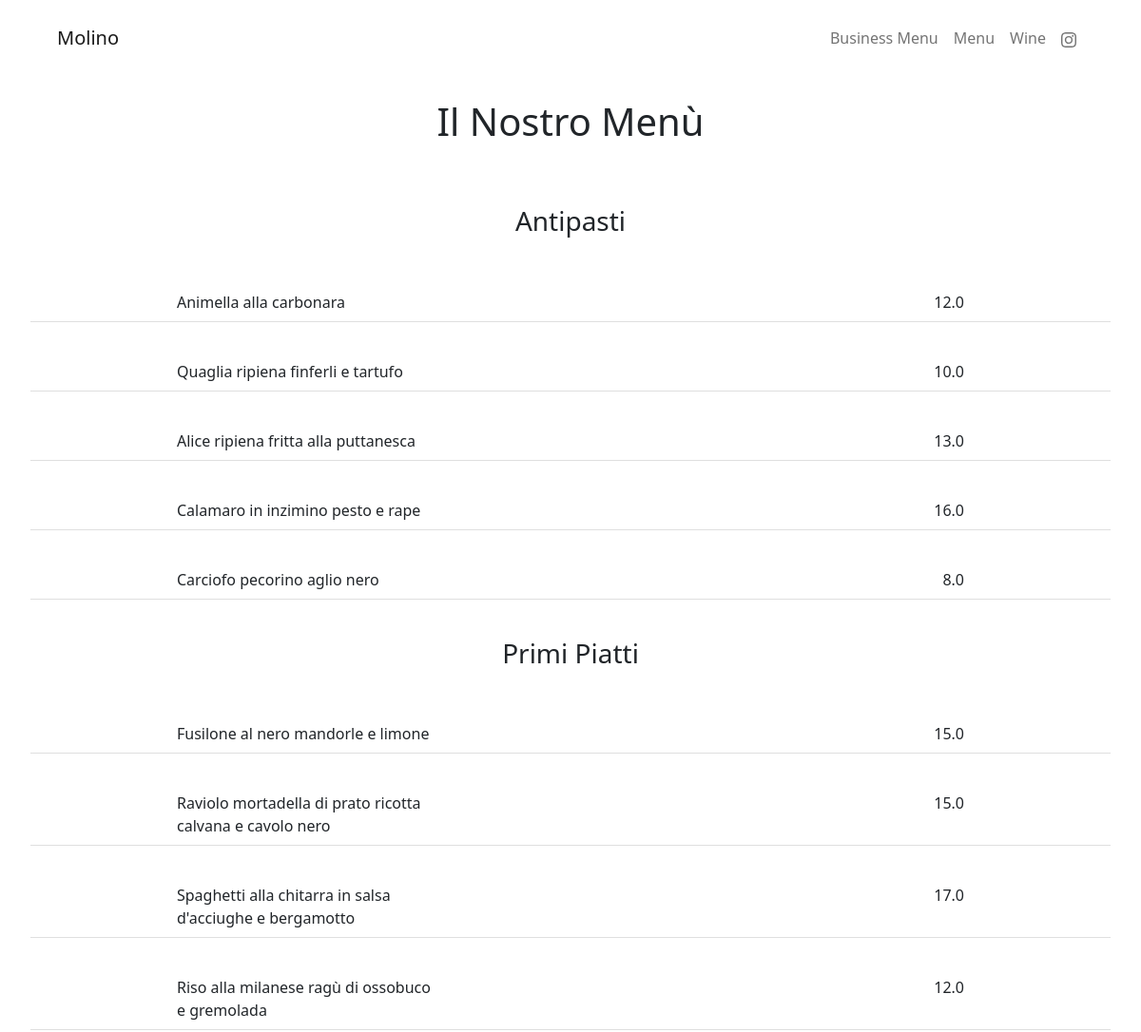
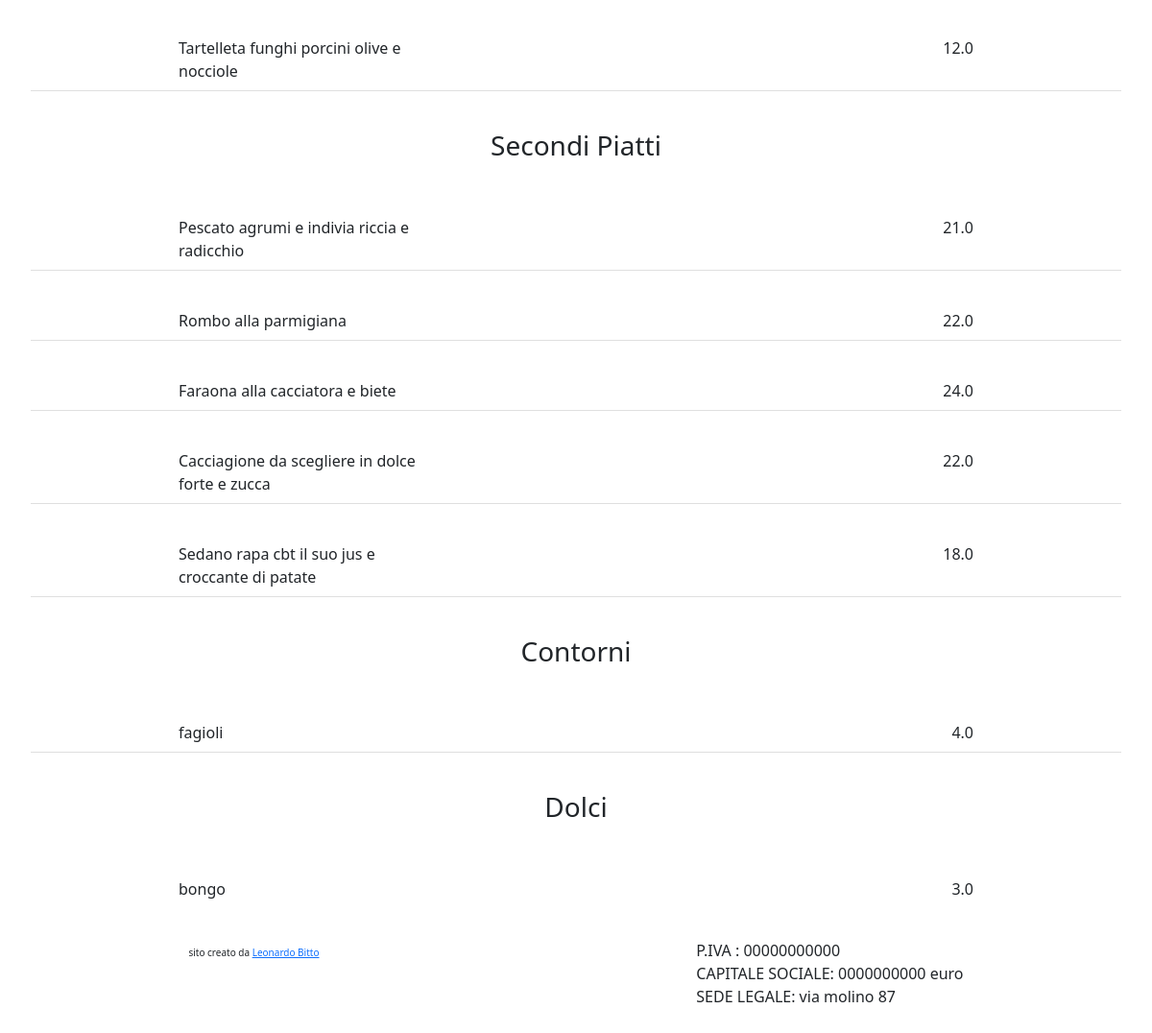
The page /menu on the database its author committed (2 pictures, top to bottom).
### website/models.py (models this page shows, shortened)
class Entree(models.Model):
    name = models.CharField(max_length=100, null=True)
    price = models.FloatField()
    description = models.TextField(blank = True, null = True)

class First_dish(models.Model):
    name = models.CharField(max_length=100, null=True)
    price = models.FloatField()
    description = models.TextField(blank = True, null = True)
    class Meta:
        verbose_name_plural = 'First_dishes'

class Second_dish(models.Model):
    name = models.CharField(max_length=100, null=True)
    price = models.FloatField()
    description = models.TextField(blank = True, null = True)
    class Meta:
        verbose_name_plural = 'Second_dishes'

class Side_dish(models.Model):
    name = models.CharField(max_length=100, null=True)
    price = models.FloatField()
    description = models.TextField(blank = True, null = True)
    class Meta:
        verbose_name_plural = 'Side_dishes'

class Dessert(models.Model):
    name = models.CharField(max_length=100, null=True)
    price = models.FloatField()
    description = models.TextField(blank = True, null = True)

### website/views.py (the view)
# urls.py: path('menu', views.menu, name="menu"),
def menu(request):
    menu = Menu.objects.latest('pub_date')
    entrees = menu.entree.all()
    first_dishes = menu.first_dish.all()
    second_dishes = menu.second_dish.all()
    side_dishes = menu.side_dish.all()
    desserts = menu.dessert.all()
    title = "Il Nostro Menù"
    context={
        'entrees':entrees,
        'first_dishes':first_dishes,
        'second_dishes':second_dishes,
        'side_dishes':side_dishes,
        'desserts':desserts,
        'title':title,
    }
    return render(request, 'website/menu.html', context)

### website/templates/website/menu.html
{% extends "website/base.html" %}
{% load static %}
{% block content %}
<h2 class="text-center fs-1 mx-auto p-4"> {{title}} </h2>
<ul class="list-group list-group-flush m-3 ">
<h3 class="text-center fs-3 mx-auto p-4"> Antipasti </h3>
{% for entree in entrees %}
    <li class="list-group-item d-flex justify-content-around m-3">
        <span class="col-3"> {{ entree.name }} </span>
        <span class="col-3 text-end"> {{ entree.price }} </span>
    </li>
{% endfor %}
<h3 class="text-center fs-3 mx-auto p-4"> Primi Piatti </h3>
{% for first_dish in first_dishes %}
    <li class="list-group-item d-flex justify-content-around m-3">
        <span class="col-3"> {{ first_dish.name }} </span>
        <span class="col-3 text-end"> {{ first_dish.price }} </span>
    </li>
{% endfor %}
<h3 class="text-center fs-3 mx-auto p-4"> Secondi Piatti </h3>
{% for second_dish in second_dishes %}
    <li class="list-group-item d-flex justify-content-around m-3">
        <span class="col-3"> {{ second_dish.name }} </span>
        <span class="col-3 text-end"> {{ second_dish.price }} </span>
    </li>
{% endfor %}
<h3 class="text-center fs-3 mx-auto p-4"> Contorni </h3>
{% for side_dish in side_dishes %}
    <li class="list-group-item d-flex justify-content-around m-3">
        <span class="col-3"> {{ side_dish.name }} </span>
        <span class="col-3 text-end"> {{ side_dish.price }} </span>
    </li>
{% endfor %}
<h3 class="text-center fs-3 mx-auto p-4"> Dolci </h3>
{% for dessert in desserts %}
    <li class="list-group-item d-flex justify-content-around m-3">
        <span class="col-3"> {{ dessert.name }} </span>
        <span class="col-3 text-end"> {{ dessert.price }} </span>
    </li>
{% endfor %}
</ul>
{% endblock %}

### rows shown on the page
Entree: name "Animella alla carbonara", price "12.0"
Entree: name "Quaglia ripiena finferli e tartufo", price "10.0"
Entree: name "Alice ripiena fritta alla puttanesca", price "13.0"
Entree: name "Calamaro in inzimino pesto e rape", price "16.0"
Entree: name "Carciofo pecorino aglio nero", price "8.0"
First_dish: name "Fusilone al nero mandorle e limone", price "15.0"
First_dish: name "Raviolo mortadella di prato ricotta calvana e cavolo nero", price "15.0"
First_dish: name "Spaghetti alla chitarra in salsa d'acciughe e bergamotto", price "17.0"
First_dish: name "Riso alla milanese ragù di ossobuco e gremolada", price "12.0"
First_dish: name "Tartelleta funghi porcini olive e nocciole", price "12.0"
Second_dish: name "Pescato agrumi e indivia riccia e radicchio", price "21.0"
Second_dish: name "Rombo alla parmigiana", price "22.0"
Second_dish: name "Faraona alla cacciatora e biete", price "24.0"
Second_dish: name "Cacciagione da scegliere in dolce forte e zucca", price "22.0"
Second_dish: name "Sedano rapa cbt il suo jus e croccante di patate", price "18.0"
Side_dish: name "fagioli", price "4.0"
Dessert: name "bongo", price "3.0"

### other values the page prints
{{ title }} "Il Nostro Menù"
